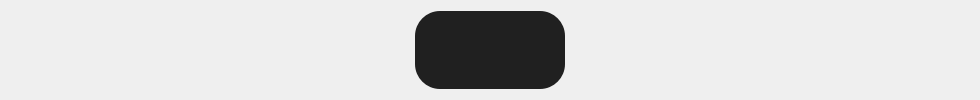
                <widget class="QWidget" name="page_crop">
                 <layout class="QHBoxLayout" name="horizontalLayout_13" stretch="1,0,1">
                  <property name="leftMargin">
                   <number>11</number>
                  </property>
                  <property name="topMargin">
                   <number>11</number>
                  </property>
                  <property name="rightMargin">
                   <number>11</number>
                  </property>
                  <property name="bottomMargin">
                   <number>11</number>
                  </property>
                  <item>
                   <spacer name="horizontalSpacer_12">
                    <property name="orientation">
                     <enum>Qt::Horizontal</enum>
                    </property>
                    <property name="sizeHint" stdset="0">
                     <size>
                      <width>404</width>
                      <height>20</height>
                     </size>
                    </property>
                   </spacer>
                  </item>
                  <item>
                   <widget class="QWidget" name="widget_2" native="true">
                    <property name="minimumSize">
                     <size>
                      <width>150</width>
                      <height>0</height>
                     </size>
                    </property>
                    <property name="styleSheet">
                     <string notr="true">QWidget{
	background-color: rgb(32, 32, 32);
	border-radius:25px;
}</string>
                    </property>
                    <layout class="QHBoxLayout" name="horizontalLayout_15">
                     <property name="leftMargin">
                      <number>10</number>
                     </property>
                     <property name="topMargin">
                      <number>10</number>
                     </property>
                     <property name="rightMargin">
                      <number>10</number>
                     </property>
                     <property name="bottomMargin">
                      <number>10</number>
                     </property>
                     <item>
                      <widget class="QPushButton" name="pushButton_min_4">
                       <property name="sizePolicy">
                        <sizepolicy hsizetype="Minimum" vsizetype="Fixed">
                         <horstretch>0</horstretch>
                         <verstretch>0</verstretch>
                        </sizepolicy>
                       </property>
                       <property name="minimumSize">
                        <size>
                         <width>48</width>
                         <height>44</height>
                        </size>
                       </property>
                       <property name="maximumSize">
                        <size>
                         <width>48</width>
                         <height>44</height>
                        </size>
                       </property>
                       <property name="cursor">
                        <cursorShape>PointingHandCursor</cursorShape>
                       </property>
                       <property name="toolTip">
                        <string>应用</string>
                       </property>
                       <property name="toolTipDuration">
                        <number>3000</number>
                       </property>
                       <property name="styleSheet">
                        <string notr="true">.QPushButton:hover{
	background-color:rgb(58, 58, 58);
	border-radius:10px;
}</string>
                       </property>
                       <property name="text">
                        <string/>
                       </property>
                       <property name="icon">
                        <iconset resource="resources.qrc">
                         <normaloff>:/images/icon/apply_icon.svg</normaloff>:/images/icon/apply_icon.svg</iconset>
                       </property>
                       <property name="iconSize">
                        <size>
                         <width>35</width>
                         <height>35</height>
                        </size>
                       </property>
                       <property name="flat">
                        <bool>true</bool>
                       </property>
                      </widget>
                     </item>
                     <item>
                      <widget class="QPushButton" name="pushButton_min_5">
                       <property name="minimumSize">
                        <size>
                         <width>48</width>
                         <height>44</height>
                        </size>
                       </property>
                       <property name="maximumSize">
                        <size>
                         <width>48</width>
                         <height>44</height>
                        </size>
                       </property>
                       <property name="cursor">
                        <cursorShape>PointingHandCursor</cursorShape>
                       </property>
                       <property name="toolTip">
                        <string>取消</string>
                       </property>
                       <property name="toolTipDuration">
                        <number>3000</number>
                       </property>
                       <property name="styleSheet">
                        <string notr="true">.QPushButton:hover{
	background-color:rgb(58, 58, 58);
	border-radius:10px;
}</string>
                       </property>
                       <property name="text">
                        <string/>
                       </property>
                       <property name="icon">
                        <iconset resource="resources.qrc">
                         <normaloff>:/images/icon/cancel_icon.svg</normaloff>:/images/icon/cancel_icon.svg</iconset>
                       </property>
                       <property name="iconSize">
                        <size>
                         <width>35</width>
                         <height>35</height>
                        </size>
                       </property>
                       <property name="flat">
                        <bool>true</bool>
                       </property>
                      </widget>
                     </item>
                    </layout>
                   </widget>
                  </item>
                  <item>
                   <spacer name="horizontalSpacer_13">
                    <property name="orientation">
                     <enum>Qt::Horizontal</enum>
                    </property>
                    <property name="sizeHint" stdset="0">
                     <size>
                      <width>404</width>
                      <height>20</height>
                     </size>
                    </property>
                   </spacer>
                  </item>
                 </layout>
                </widget>
